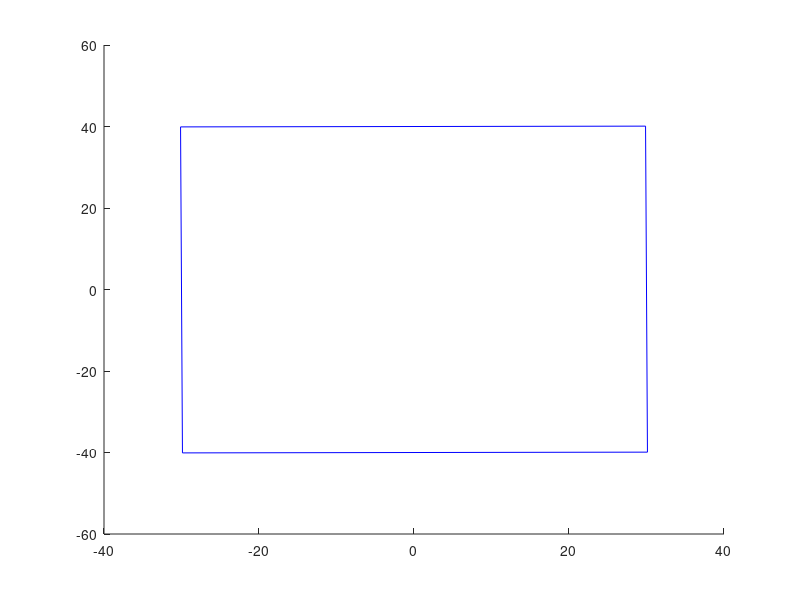

Write the MATLAB code that produced this figure.
clear all; close all; clc

V= [-30.1223 39.9038
-29.8774 -40.0965
29.8774 40.0903
30.1224 -39.9112];

E =[1 0
1 3
3 2
2 0];
E=E+1;

figure; hold on
for i = 1:size(E, 1)
plot([V(E(i, 1), 1), V(E(i, 2), 1)], [V(E(i, 1), 2), V(E(i, 2), 2)], 'b-')
end